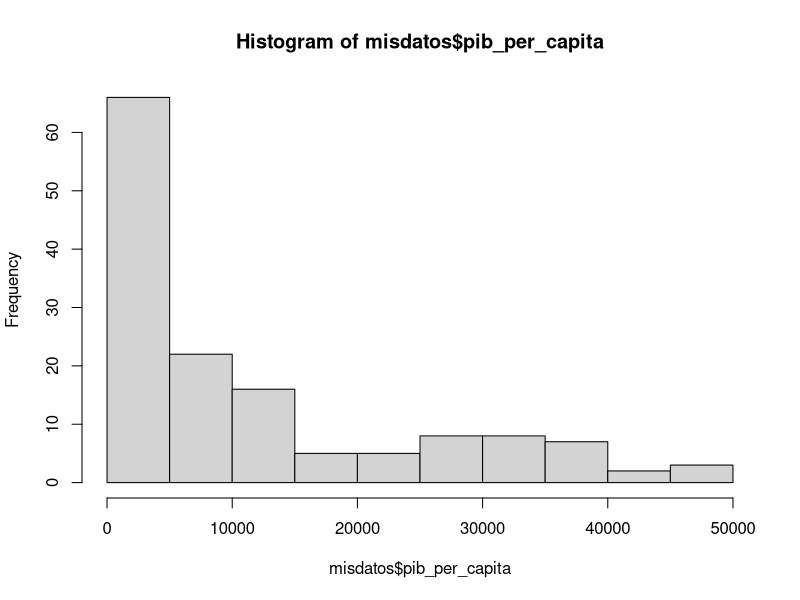
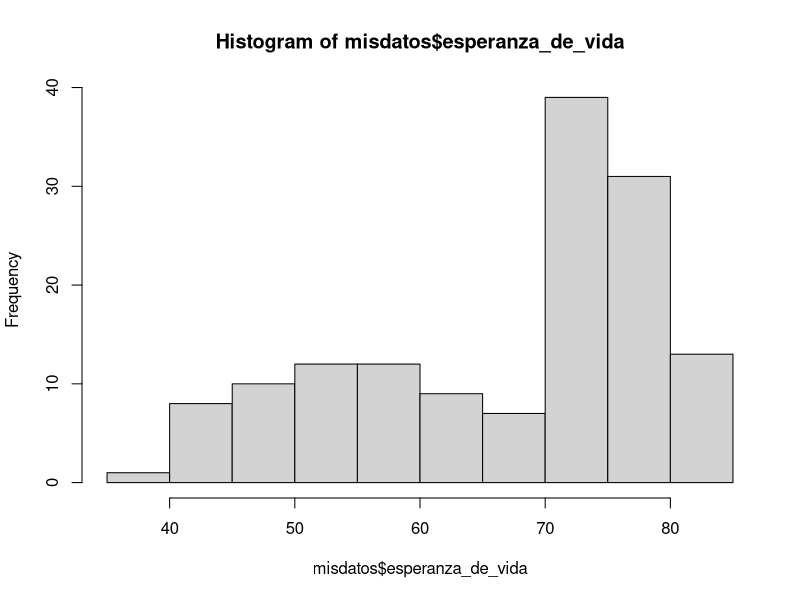
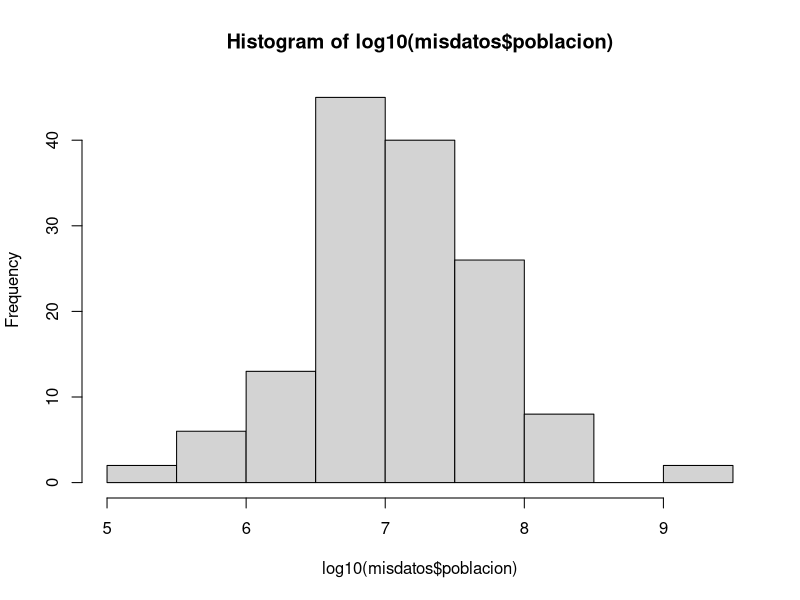

Source code (R) for these figures, in order:
# nombre del archivo a mandar por correo:
# nombre_apellido_inferencia_profesor.R
# ejemplo:
# juan_perez_inferencia_beltran.R

# No olvide ejecutar las líneas 6 y 11 antes de empezar el resto del trabajo
library(readxl)

# 1. Use la función read_excel para cargar los datos que se encuentran en el archivo excel 

misdatos <- read_excel("datos_e.xlsx")



# 2. Para las variables "pib_per_capita" y "esperanza_de_vida" compute lo siguiente
# 2.1 la media cada una (4 pts)
# 2.2 la desviación estandar de cada una (4 pts)
# 2.3 la cantidad de observaciones (n) de cada una (4 pts)
mediapib=mean(misdatos$pib_per_capita)
mediaesperanza=mean(misdatos$esperanza_de_vida)
despib=sd(misdatos$pib_per_capita)
desesperanza=sd(misdatos$esperanza_de_vida)


# 3. Grafique los histogramas de estas tres variables:
# "pib_per_capita" (2 pto), "esperanza_de_vida" (2 pto) y el logaritmo natural de la variable "población" (4 pts).
# Puede usar cualquier función y paquete de R que grafique histogramas
hist(misdatos$pib_per_capita)
hist(misdatos$esperanza_de_vida)
hist(log10(misdatos$poblacion))
    
